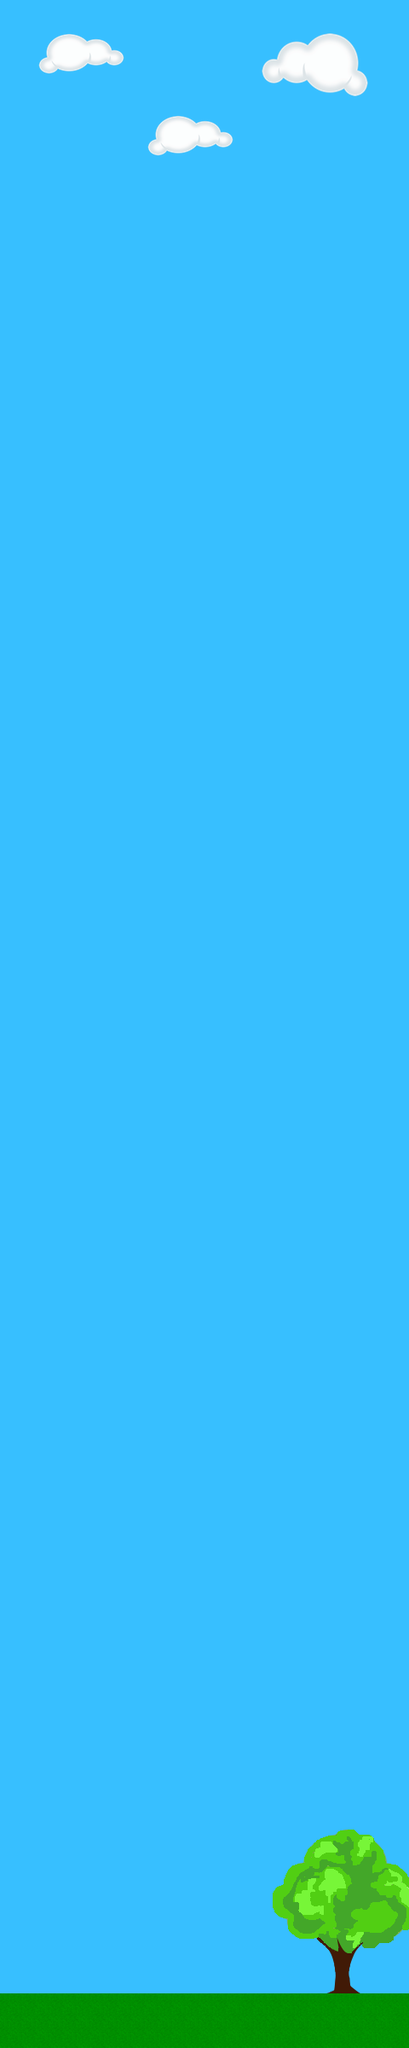

The image is a tile-based game level rendered from a .tmx file. Its description and complete source (layers, tilesets, objects, tile grids) follow:
An orthogonal 15x75 tile map with 32x32 px tiles, 2 tile layers (background, graphics), 5 tilesets.

<map version="1.0" orientation="orthogonal" renderorder="right-down" width="15" height="75" tilewidth="32" tileheight="32" nextobjectid="1">
 <tileset firstgid="1" name="bg" tilewidth="32" tileheight="32" tilecount="375" columns="25">
  <image source="bg.png" trans="44a2ff" width="800" height="480" />
 </tileset>
 <tileset firstgid="376" name="grass" tilewidth="32" tileheight="32" tilecount="1" columns="1">
  <image source="grass.png" trans="44a2ff" width="32" height="32" />
 </tileset>
 <tileset firstgid="377" name="tree" tilewidth="32" tileheight="32" tilecount="30" columns="5">
  <image source="tree.png" trans="44a2ff" width="173" height="209" />
 </tileset>
 <tileset firstgid="407" name="cloud1" tilewidth="32" tileheight="32" tilecount="16" columns="4">
  <image source="cloud1.png" trans="44a2ff" width="128" height="128" />
 </tileset>
 <tileset firstgid="423" name="cloud2" tilewidth="32" tileheight="32" tilecount="25" columns="5">
  <image source="cloud2.png" trans="44a2ff" width="160" height="160" />
 </tileset>
 <layer name="background" width="15" height="75">
  <data encoding="csv">
31,32,33,34,35,36,37,38,39,40,41,42,43,44,45,
29,30,31,32,33,34,35,36,37,38,39,40,41,42,43,
30,31,32,33,34,35,36,37,38,39,40,41,42,43,44,
30,31,32,33,34,35,36,37,38,39,40,41,42,43,44,
30,31,32,33,34,35,36,37,38,39,40,41,42,43,44,
30,31,32,33,34,35,36,37,38,39,40,41,42,43,44,
30,31,32,33,34,35,36,37,38,39,40,41,42,43,44,
30,31,32,33,34,35,36,37,38,39,40,41,42,43,44,
30,31,32,33,34,35,36,37,38,39,40,41,42,43,44,
30,31,32,33,34,35,36,37,38,39,40,41,42,43,44,
30,31,32,33,34,35,36,37,38,39,40,41,42,43,44,
30,31,32,33,34,35,36,37,38,39,40,41,42,43,44,
30,31,32,33,34,35,36,37,38,39,40,41,42,43,44,
30,31,32,33,34,35,36,37,38,39,40,41,42,43,44,
30,31,32,33,34,35,36,37,38,39,40,41,42,43,44,
30,31,32,33,34,35,36,37,38,39,40,41,42,43,44,
30,31,32,33,34,35,36,37,38,39,40,41,42,43,44,
30,31,32,33,34,35,36,37,38,39,40,41,42,43,44,
30,31,32,33,34,35,36,37,38,39,40,41,42,43,44,
30,31,32,33,34,35,36,37,38,39,40,41,42,43,44,
30,31,32,33,34,35,36,37,38,39,40,41,42,43,44,
30,31,32,33,34,35,36,37,38,39,40,41,42,43,44,
30,31,32,33,34,35,36,37,38,39,40,41,42,43,44,
30,31,32,33,34,35,36,37,38,39,40,41,42,43,44,
30,31,32,33,34,35,36,37,38,39,40,41,42,43,44,
30,31,32,33,34,35,36,37,38,39,40,41,42,43,44,
30,31,32,33,34,35,36,37,38,39,40,41,42,43,44,
30,31,32,33,34,35,36,37,38,39,40,41,42,43,44,
30,31,32,33,34,35,36,37,38,39,40,41,42,43,44,
30,31,32,33,34,35,36,37,38,39,40,41,42,43,44,
30,31,32,33,34,35,36,37,38,39,40,41,42,43,44,
30,31,32,33,34,35,36,37,38,39,40,41,42,43,44,
30,31,32,33,34,35,36,37,38,39,40,41,42,43,44,
30,31,32,33,34,35,36,37,38,39,40,41,42,43,44,
30,31,32,33,34,35,36,37,38,39,40,41,42,43,44,
30,31,32,33,34,35,36,37,38,39,40,41,42,43,44,
30,31,32,33,34,35,36,37,38,39,40,41,42,43,44,
30,31,32,33,34,35,36,37,38,39,40,41,42,43,44,
30,31,32,33,34,35,36,37,38,39,40,41,42,43,44,
30,31,32,33,34,35,36,37,38,39,40,41,42,43,44,
30,31,32,33,34,35,36,37,38,39,40,41,42,43,44,
30,31,32,33,34,35,36,37,38,39,40,41,42,43,44,
30,31,32,33,34,35,36,37,38,39,40,41,42,43,44,
30,31,32,33,34,35,36,37,38,39,40,41,42,43,44,
30,31,32,33,34,35,36,37,38,39,40,41,42,43,44,
30,31,32,33,34,35,36,37,38,39,40,41,42,43,44,
30,31,32,33,34,35,36,37,38,39,40,41,42,43,44,
30,31,32,33,34,35,36,37,38,39,40,41,42,43,44,
30,31,32,33,34,35,36,37,38,39,40,41,42,43,44,
30,31,32,33,34,35,36,37,38,39,40,41,42,43,44,
30,31,32,33,34,35,36,37,38,39,40,41,42,43,44,
30,31,32,33,34,35,36,37,38,39,40,41,42,43,44,
30,31,32,33,34,35,36,37,38,39,40,41,42,43,44,
30,31,32,33,34,35,36,37,38,39,40,41,42,43,44,
30,31,32,33,34,35,36,37,38,39,40,41,42,43,44,
30,31,32,33,34,35,36,37,38,39,40,41,42,43,44,
30,31,32,33,34,35,36,37,38,39,40,41,42,43,44,
30,31,32,33,34,35,36,37,38,39,40,41,42,43,44,
30,31,32,33,34,35,36,37,38,39,40,41,42,43,44,
30,31,32,33,34,35,36,37,38,39,40,41,42,43,44,
30,31,32,33,34,35,36,37,38,39,40,41,42,43,44,
30,31,32,33,34,35,36,37,38,39,40,41,42,43,44,
30,31,32,33,34,35,36,37,38,39,40,41,42,43,44,
30,31,32,33,34,35,36,37,38,39,40,41,42,43,44,
30,31,32,33,34,35,36,37,38,39,40,41,42,43,44,
30,31,32,33,34,35,36,37,38,39,40,41,42,43,44,
30,31,32,33,34,35,36,37,38,39,40,41,42,43,44,
30,31,32,33,34,35,36,37,38,39,40,41,42,43,44,
30,31,32,33,34,35,36,37,38,39,40,41,42,43,44,
30,31,32,33,34,35,36,37,38,39,40,41,42,43,44,
30,31,32,33,34,35,36,37,38,39,40,41,42,43,44,
30,31,32,33,34,35,36,37,38,39,40,41,42,43,44,
30,31,32,33,34,35,36,37,38,39,40,41,42,43,44,
31,32,33,34,35,36,37,38,39,40,41,42,43,44,45,
31,32,33,34,35,36,37,38,39,40,41,42,43,44,45
</data>
 </layer>
 <layer name="graphics" width="15" height="75">
  <data encoding="csv">
0,407,408,409,410,0,0,0,0,423,424,425,426,427,0,
0,411,412,413,414,0,0,0,0,428,429,430,431,432,0,
0,415,416,417,418,0,0,0,0,433,434,435,436,437,0,
0,0,0,0,0,407,408,409,410,438,439,440,441,442,0,
0,0,0,0,0,411,412,413,414,0,0,0,0,0,0,
0,0,0,0,0,415,416,417,418,0,0,0,0,0,0,
0,0,0,0,0,0,0,0,0,0,0,0,0,0,0,
0,0,0,0,0,0,0,0,0,0,0,0,0,0,0,
0,0,0,0,0,0,0,0,0,0,0,0,0,0,0,
0,0,0,0,0,0,0,0,0,0,0,0,0,0,0,
0,0,0,0,0,0,0,0,0,0,0,0,0,0,0,
0,0,0,0,0,0,0,0,0,0,0,0,0,0,0,
0,0,0,0,0,0,0,0,0,0,0,0,0,0,0,
0,0,0,0,0,0,0,0,0,0,0,0,0,0,0,
0,0,0,0,0,0,0,0,0,0,0,0,0,0,0,
0,0,0,0,0,0,0,0,0,0,0,0,0,0,0,
0,0,0,0,0,0,0,0,0,0,0,0,0,0,0,
0,0,0,0,0,0,0,0,0,0,0,0,0,0,0,
0,0,0,0,0,0,0,0,0,0,0,0,0,0,0,
0,0,0,0,0,0,0,0,0,0,0,0,0,0,0,
0,0,0,0,0,0,0,0,0,0,0,0,0,0,0,
0,0,0,0,0,0,0,0,0,0,0,0,0,0,0,
0,0,0,0,0,0,0,0,0,0,0,0,0,0,0,
0,0,0,0,0,0,0,0,0,0,0,0,0,0,0,
0,0,0,0,0,0,0,0,0,0,0,0,0,0,0,
0,0,0,0,0,0,0,0,0,0,0,0,0,0,0,
0,0,0,0,0,0,0,0,0,0,0,0,0,0,0,
0,0,0,0,0,0,0,0,0,0,0,0,0,0,0,
0,0,0,0,0,0,0,0,0,0,0,0,0,0,0,
0,0,0,0,0,0,0,0,0,0,0,0,0,0,0,
0,0,0,0,0,0,0,0,0,0,0,0,0,0,0,
0,0,0,0,0,0,0,0,0,0,0,0,0,0,0,
0,0,0,0,0,0,0,0,0,0,0,0,0,0,0,
0,0,0,0,0,0,0,0,0,0,0,0,0,0,0,
0,0,0,0,0,0,0,0,0,0,0,0,0,0,0,
0,0,0,0,0,0,0,0,0,0,0,0,0,0,0,
0,0,0,0,0,0,0,0,0,0,0,0,0,0,0,
0,0,0,0,0,0,0,0,0,0,0,0,0,0,0,
0,0,0,0,0,0,0,0,0,0,0,0,0,0,0,
0,0,0,0,0,0,0,0,0,0,0,0,0,0,0,
0,0,0,0,0,0,0,0,0,0,0,0,0,0,0,
0,0,0,0,0,0,0,0,0,0,0,0,0,0,0,
0,0,0,0,0,0,0,0,0,0,0,0,0,0,0,
0,0,0,0,0,0,0,0,0,0,0,0,0,0,0,
0,0,0,0,0,0,0,0,0,0,0,0,0,0,0,
0,0,0,0,0,0,0,0,0,0,0,0,0,0,0,
0,0,0,0,0,0,0,0,0,0,0,0,0,0,0,
0,0,0,0,0,0,0,0,0,0,0,0,0,0,0,
0,0,0,0,0,0,0,0,0,0,0,0,0,0,0,
0,0,0,0,0,0,0,0,0,0,0,0,0,0,0,
0,0,0,0,0,0,0,0,0,0,0,0,0,0,0,
0,0,0,0,0,0,0,0,0,0,0,0,0,0,0,
0,0,0,0,0,0,0,0,0,0,0,0,0,0,0,
0,0,0,0,0,0,0,0,0,0,0,0,0,0,0,
0,0,0,0,0,0,0,0,0,0,0,0,0,0,0,
0,0,0,0,0,0,0,0,0,0,0,0,0,0,0,
0,0,0,0,0,0,0,0,0,0,0,0,0,0,0,
0,0,0,0,0,0,0,0,0,0,0,0,0,0,0,
0,0,0,0,0,0,0,0,0,0,0,0,0,0,0,
0,0,0,0,0,0,0,0,0,0,0,0,0,0,0,
0,0,0,0,0,0,0,0,0,0,0,0,0,0,0,
0,0,0,0,0,0,0,0,0,0,0,0,0,0,0,
0,0,0,0,0,0,0,0,0,0,0,0,0,0,0,
0,0,0,0,0,0,0,0,0,0,0,0,0,0,0,
0,0,0,0,0,0,0,0,0,0,0,0,0,0,0,
0,0,0,0,0,0,0,0,0,0,0,0,0,0,0,
0,0,0,0,0,0,0,0,0,0,0,0,0,0,0,
0,0,0,0,0,0,0,0,0,0,377,378,379,380,381,
0,0,0,0,0,0,0,0,0,0,382,383,384,385,386,
0,0,0,0,0,0,0,0,0,0,387,388,389,390,391,
0,0,0,0,0,0,0,0,0,0,392,393,394,395,396,
0,0,0,0,0,0,0,0,0,0,397,398,399,400,401,
0,0,0,0,0,0,0,0,0,0,402,403,404,405,406,
376,376,376,376,376,376,376,376,376,376,376,376,376,376,376,
376,376,376,376,376,376,376,376,376,376,376,376,376,376,376
</data>
 </layer>
</map>
